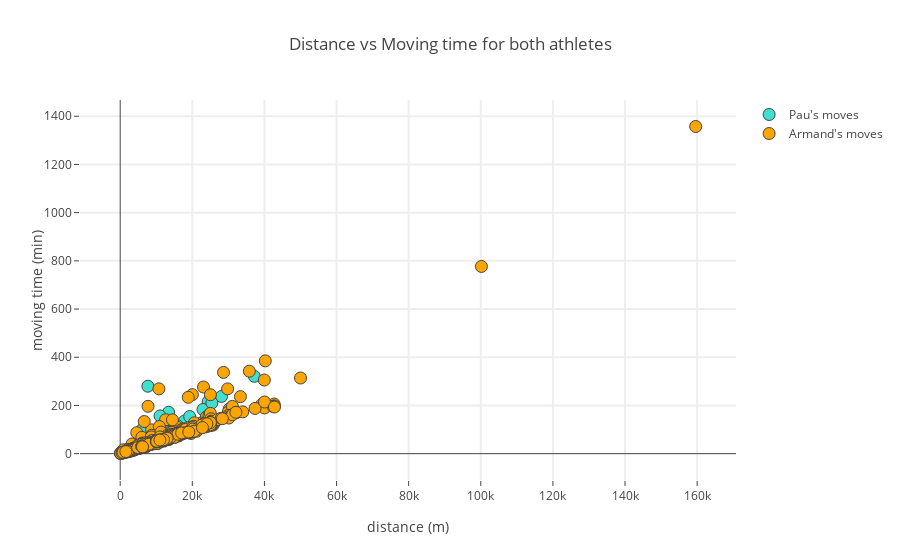

Notebook cell for this chart:
### Markdown cell above
#### 2.1. Distance (m) and moving time (min) interactive visualization

### Code cell
cf.go_offline()
trace_p = go.Scatter(
    x=moves['distance'][moves.athlete == 'P'],
    y=moves['moving_time'][moves.athlete == 'P'],
    mode='markers',
    marker=dict(size=12,
                line=dict(width=1),
                color='turquoise'
               ),
    name="Pau's moves"
    )
trace_a = go.Scatter(
    x=moves['distance'][moves.athlete == 'A'],
    y=moves['moving_time'][moves.athlete == 'A'],
    mode='markers',
    marker=dict(size=12,
                line=dict(width=1),
                color='orange'
               ),
    name="Armand's moves",
    )
data_comp = [trace_p, trace_a]

layout_comp = go.Layout(
    title="Distance vs Moving time for both athletes",
    hovermode='closest',
    xaxis=dict(
        title='distance (m)',
        ticklen=5,
        gridwidth=2,
    ),
    yaxis=dict(
        title='moving time (min)',
        ticklen=5,
        gridwidth=2,
    ),
)
fig_comp = go.Figure(data=data_comp, layout=layout_comp)
fig_comp.iplot(filename='ap3')

### Figure 1 — Plotly figure (JSON) as saved in the notebook; plotly's stock layout.template omitted (floating-point values rounded to 4 significant figures; data arrays with more than 128 entries replaced by an {"elided": "..."} marker saying what was removed)
{"data": [{"marker": {"color": "turquoise", "line": {"width": 1}, "size": 12}, "mode": "markers", "name": "Pau's moves", "type": "scatter", "uid": "54e2c6ab-8c2c-4951-86da-cfba0f8428c4", "x": {"elided": "143 int values"}, "y": {"elided": "143 float values"}}, {"marker": {"color": "orange", "line": {"width": 1}, "size": 12}, "mode": "markers", "name": "Armand's moves", "type": "scatter", "uid": "0d2224a7-4e15-4135-ad68-f53b2923d692", "x": {"elided": "670 int values"}, "y": {"elided": "670 float values"}}], "layout": {"hovermode": "closest", "title": {"text": "Distance vs Moving time for both athletes"}, "xaxis": {"gridwidth": 2, "ticklen": 5, "title": {"text": "distance (m)"}}, "yaxis": {"gridwidth": 2, "ticklen": 5, "title": {"text": "moving time (min)"}}}}
